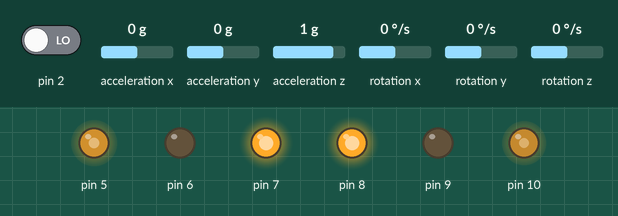
Bench run of a sketch on a simulated Arduino Uno, built with avr-gcc and run on an emulated ATmega328P. Parts: output pins drawn as LEDs (lit = HIGH). The test bench sets the inputs (shaded band); at power-on: acceleration x 0 g, pin 2 LOW, acceleration y 0 g, acceleration z 1 g, rotation x 0 °/s, rotation y 0 °/s, rotation z 0 °/s. The sensor or clock chip raises its interrupt line as the real part does.

Above: at 1.7 s.
1.8 s: acceleration x set to -1.4 g
At 2.6 s:
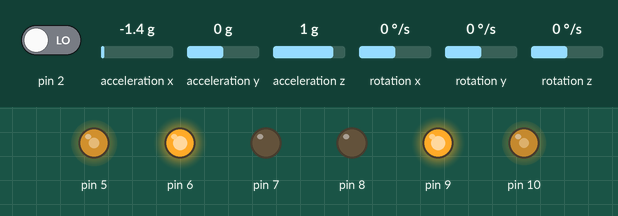
3.3 s: acceleration x set to 0 g
At 3.7 s:
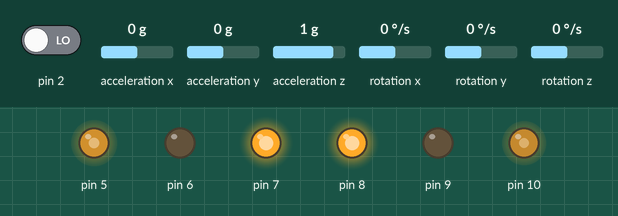
4.8 s: acceleration x set to -0.8 g
At 6.1 s:
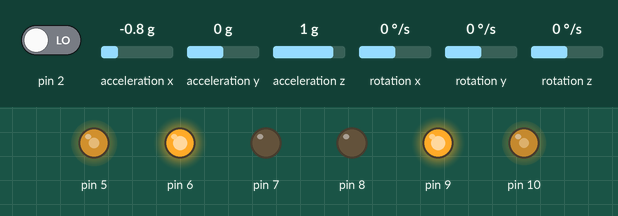
Timing chart, 0 to 7.8 s (numbered marks = the images above; inputs shaded):
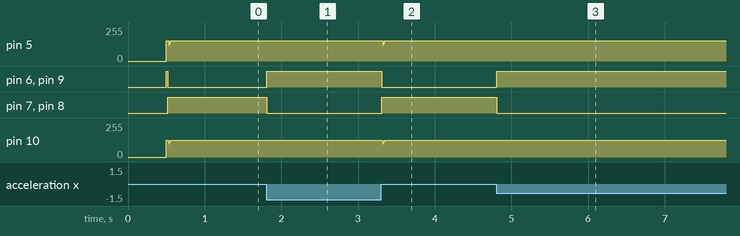

Measured:
- after the input at 1.8 s, pin 6, pin 9: LOW → HIGH at once; pin 7, pin 8: HIGH → LOW at once
- after the input at 3.3 s, pin 5: 153/255 → 118/255 at once, → 130/255 0.01 s later, → 142/255 0.01 s later, → 153/255 0.01 s later; pin 6, pin 9: HIGH → LOW at once; pin 7, pin 8: LOW → HIGH at once; pin 10: 127/255 → 99/255 at once, → 109/255 0.01 s later, → 119/255 0.01 s later, → 127/255 0.01 s later
- after the input at 4.8 s, pin 6, pin 9: LOW → HIGH at once; pin 7, pin 8: HIGH → LOW at once

The sketch:

Balancing_bot.ino
```cpp
#include <PID_v1.h>
#include <LMotorController.h>
#include "I2Cdev.h"
#include "MPU6050_6Axis_MotionApps20.h"

#if I2CDEV_IMPLEMENTATION == I2CDEV_ARDUINO_WIRE
#include "Wire.h"
#endif

#define MIN_ABS_SPEED 30

MPU6050 mpu;

// MPU control/status vars
bool dmpReady = false; // set true if DMP init was successful
uint8_t mpuIntStatus; // holds actual interrupt status byte from MPU
uint8_t devStatus; // return status after each device operation (0 = success, !0 = error)
uint16_t packetSize; // expected DMP packet size (default is 42 bytes)
uint16_t fifoCount; // count of all bytes currently in FIFO
uint8_t fifoBuffer[64]; // FIFO storage buffer

// orientation/motion vars
Quaternion q; // [w, x, y, z] quaternion container
VectorFloat gravity; // [x, y, z] gravity vector
float ypr[3]; // [yaw, pitch, roll] yaw/pitch/roll container and gravity vector

//PID
double originalSetpoint = 172.50;
double setpoint = originalSetpoint;
double movingAngleOffset = 0.1;
double input, output;

//adjust these values to fit your own design
double Kp = 55;
double Kd = 3;
double Ki = 270;
PID pid(&input, &output, &setpoint, Kp, Ki, Kd, DIRECT);

double motorSpeedFactorLeft = 0.6;
double motorSpeedFactorRight = 0.5;

//MOTOR CONTROLLER
int ENA = 5;
int IN1 = 6;
int IN2 = 7;
int IN3 = 9;
int IN4 = 8;
int ENB = 10;
LMotorController motorController(ENA, IN1, IN2, ENB, IN3, IN4, motorSpeedFactorLeft, motorSpeedFactorRight);

volatile bool mpuInterrupt = false; // indicates whether MPU interrupt pin has gone high
void dmpDataReady()
{
 mpuInterrupt = true;
}


void setup()
{
 // join I2C bus (I2Cdev library doesn't do this automatically)
 #if I2CDEV_IMPLEMENTATION == I2CDEV_ARDUINO_WIRE
 Wire.begin();
 TWBR = 24; // 400kHz I2C clock (200kHz if CPU is 8MHz)
 #elif I2CDEV_IMPLEMENTATION == I2CDEV_BUILTIN_FASTWIRE
 Fastwire::setup(400, true);
 #endif

 mpu.initialize();

 devStatus = mpu.dmpInitialize();

 // supply your own gyro offsets here, scaled for min sensitivity
 mpu.setXGyroOffset(88);
 mpu.setYGyroOffset(180);
 mpu.setZGyroOffset(61);
 mpu.setZAccelOffset(1256); // 1688 factory default for my test chip

 // make sure it worked (returns 0 if so)
 if (devStatus == 0)
 {
 // turn on the DMP, now that it's ready
 mpu.setDMPEnabled(true);

 // enable Arduino interrupt detection
 attachInterrupt(0, dmpDataReady, RISING);
 mpuIntStatus = mpu.getIntStatus();

 // set our DMP Ready flag so the main loop() function knows it's okay to use it
 dmpReady = true;

 // get expected DMP packet size for later comparison
 packetSize = mpu.dmpGetFIFOPacketSize();

 //setup PID
 pid.SetMode(AUTOMATIC);
 pid.SetSampleTime(10);
 pid.SetOutputLimits(-255, 255);
 }
 else
 {
 // ERROR!
 // 1 = initial memory load failed
 // 2 = DMP configuration updates failed
 // (if it's going to break, usually the code will be 1)
 Serial.print(F("DMP Initialization failed (code "));
 Serial.print(devStatus);
 Serial.println(F(")"));
 }
}


void loop()
{
//  if programming failed, don't try to do anything
 if (!dmpReady) return;

 // wait for MPU interrupt or extra packet(s) available
 while (!mpuInterrupt && fifoCount < packetSize)
 {
 //no mpu data - performing PID calculations and output to motors
 pid.Compute();
 motorController.move(output, MIN_ABS_SPEED);

 }

 // reset interrupt flag and get INT_STATUS byte
 mpuInterrupt = false;
 mpuIntStatus = mpu.getIntStatus();

 // get current FIFO count
 fifoCount = mpu.getFIFOCount();

 // check for overflow (this should never happen unless our code is too inefficient)
 if ((mpuIntStatus & 0x10) || fifoCount == 1024)
 {
 // reset so we can continue cleanly
 mpu.resetFIFO();
 Serial.println(F("FIFO overflow!"));

 // otherwise, check for DMP data ready interrupt (this should happen frequently)
 }
 else if (mpuIntStatus & 0x02)
 {
 // wait for correct available data length, should be a VERY short wait
 while (fifoCount < packetSize) fifoCount = mpu.getFIFOCount();

 // read a packet from FIFO
 mpu.getFIFOBytes(fifoBuffer, packetSize);

 // track FIFO count here in case there is > 1 packet available
 // (this lets us immediately read more without waiting for an interrupt)
 fifoCount -= packetSize;

 mpu.dmpGetQuaternion(&q, fifoBuffer);
 mpu.dmpGetGravity(&gravity, &q);
 mpu.dmpGetYawPitchRoll(ypr, &q, &gravity);
 input = ypr[1] * 180/M_PI + 180;
 }
}
```

LMotorController.h
```cpp
#ifndef LMotorController_h
#define LMotorController_h


#include "Arduino.h"


class LMotorController
{
protected:
    int _ena, _in1, _in2, _enb, _in3, _in4;
    int _currentSpeed;
    double _motorAConst, _motorBConst;
public:
    LMotorController(int ena, int in1, int in2, int enb, int in3, int in4, double motorAConst, double motorBConst);
    void move(int leftSpeed, int rightSpeed, int minAbsSpeed);
    void move(int speed);
    void move(int speed, int minAbsSpeed);
    void turnLeft(int speed, bool kick);
    void turnRight(int speed, bool kick);
    void stopMoving();
};


#endif
```
